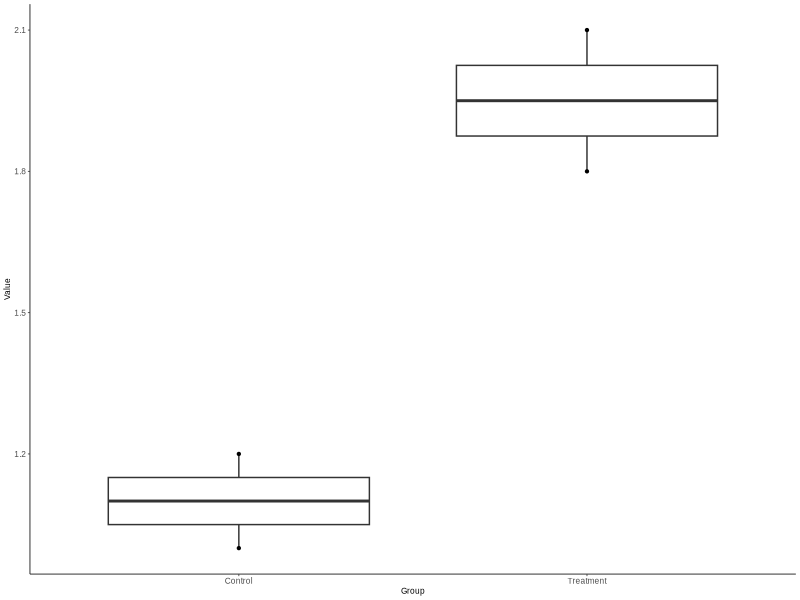
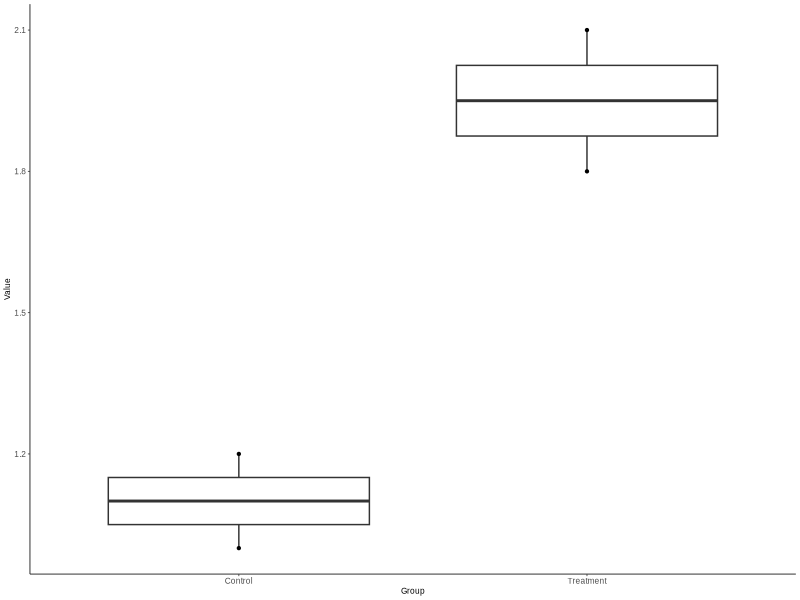

Here is the R script that generated these plots, in order:
# Minimal R template for scientific figures.
# Default rules:
# - Figure text is English.
# - Font is Arial.
# - Font size is 6 pt.
# - Use ggplot2 and theme_classic().
# - Save with ggsave().

library(ggplot2)

# Example data. Replace with user data.
df <- data.frame(
  Group = c("Control", "Control", "Treatment", "Treatment"),
  Value = c(1.0, 1.2, 1.8, 2.1)
)

p <- ggplot(df, aes(x = Group, y = Value)) +
  geom_boxplot(outlier.shape = NA) +
  geom_point(size = 0.8) +
  labs(x = "Group", y = "Value") +
  theme_classic(base_family = "Arial", base_size = 6) +
  theme(
    text = element_text(family = "Arial", size = 6),
    axis.title = element_text(size = 6),
    axis.text = element_text(size = 6),
    legend.title = element_text(size = 6),
    legend.text = element_text(size = 6),
    strip.text = element_text(size = 6)
  )

# Preferred editable vector output.
ggsave(
  filename = "figure_r.pdf",
  plot = p,
  width = 3.5,
  height = 2.6,
  units = "in",
  device = cairo_pdf
)

# Optional raster preview.
ggsave(
  filename = "figure_r.png",
  plot = p,
  width = 3.5,
  height = 2.6,
  units = "in",
  dpi = 300
)
